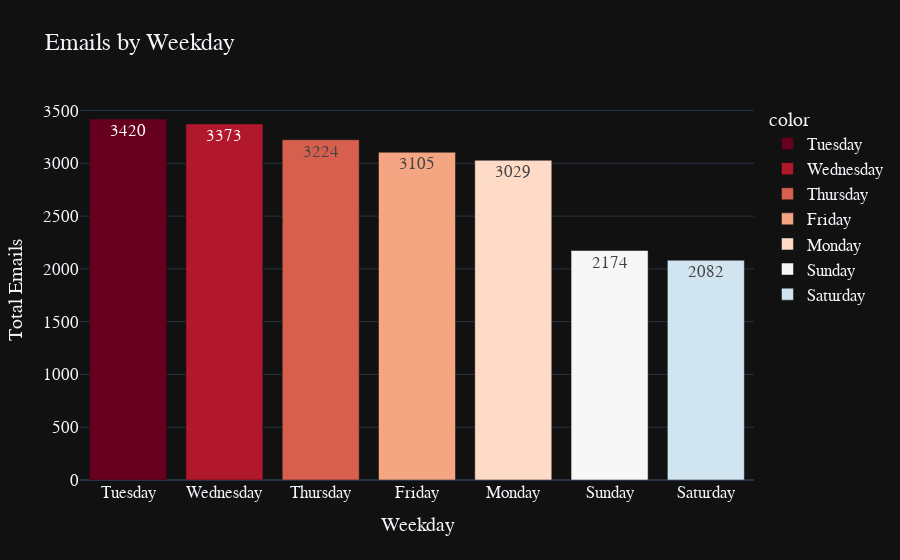

Write notebook code for a chart like this one.
### Code cell
#Frequency of Emails received by Weekdays
Top_Weekdays = email_df['WeekDay'].value_counts()[:10]
fig = px.bar(y=Top_Weekdays.values, 
             x=Top_Weekdays.index, 
             color = Top_Weekdays.index,
             color_discrete_sequence=px.colors.sequential.RdBu,
             text=Top_Weekdays.values,
             title= 'Emails by Weekday',
             template= 'plotly_dark')
fig.update_layout(
    xaxis_title="Weekday",
    yaxis_title="Total Emails",
    font = dict(size=17,family="Franklin Gothic"))
fig.show()

### Figure 1 — Plotly figure (JSON) as saved in the notebook; plotly's stock layout.template omitted (floating-point values rounded to 4 significant figures)
{"data": [{"alignmentgroup": "True", "hovertemplate": "color=Tuesday<br>x=%{x}<br>y=%{y}<br>text=%{text}<extra></extra>", "legendgroup": "Tuesday", "marker": {"color": "rgb(103,0,31)", "pattern": {"shape": ""}}, "name": "Tuesday", "offsetgroup": "Tuesday", "orientation": "v", "showlegend": true, "text": [3420], "textposition": "auto", "type": "bar", "x": ["Tuesday"], "xaxis": "x", "y": [3420], "yaxis": "y"}, {"alignmentgroup": "True", "hovertemplate": "color=Wednesday<br>x=%{x}<br>y=%{y}<br>text=%{text}<extra></extra>", "legendgroup": "Wednesday", "marker": {"color": "rgb(178,24,43)", "pattern": {"shape": ""}}, "name": "Wednesday", "offsetgroup": "Wednesday", "orientation": "v", "showlegend": true, "text": [3373], "textposition": "auto", "type": "bar", "x": ["Wednesday"], "xaxis": "x", "y": [3373], "yaxis": "y"}, {"alignmentgroup": "True", "hovertemplate": "color=Thursday<br>x=%{x}<br>y=%{y}<br>text=%{text}<extra></extra>", "legendgroup": "Thursday", "marker": {"color": "rgb(214,96,77)", "pattern": {"shape": ""}}, "name": "Thursday", "offsetgroup": "Thursday", "orientation": "v", "showlegend": true, "text": [3224], "textposition": "auto", "type": "bar", "x": ["Thursday"], "xaxis": "x", "y": [3224], "yaxis": "y"}, {"alignmentgroup": "True", "hovertemplate": "color=Friday<br>x=%{x}<br>y=%{y}<br>text=%{text}<extra></extra>", "legendgroup": "Friday", "marker": {"color": "rgb(244,165,130)", "pattern": {"shape": ""}}, "name": "Friday", "offsetgroup": "Friday", "orientation": "v", "showlegend": true, "text": [3105], "textposition": "auto", "type": "bar", "x": ["Friday"], "xaxis": "x", "y": [3105], "yaxis": "y"}, {"alignmentgroup": "True", "hovertemplate": "color=Monday<br>x=%{x}<br>y=%{y}<br>text=%{text}<extra></extra>", "legendgroup": "Monday", "marker": {"color": "rgb(253,219,199)", "pattern": {"shape": ""}}, "name": "Monday", "offsetgroup": "Monday", "orientation": "v", "showlegend": true, "text": [3029], "textposition": "auto", "type": "bar", "x": ["Monday"], "xaxis": "x", "y": [3029], "yaxis": "y"}, {"alignmentgroup": "True", "hovertemplate": "color=Sunday<br>x=%{x}<br>y=%{y}<br>text=%{text}<extra></extra>", "legendgroup": "Sunday", "marker": {"color": "rgb(247,247,247)", "pattern": {"shape": ""}}, "name": "Sunday", "offsetgroup": "Sunday", "orientation": "v", "showlegend": true, "text": [2174], "textposition": "auto", "type": "bar", "x": ["Sunday"], "xaxis": "x", "y": [2174], "yaxis": "y"}, {"alignmentgroup": "True", "hovertemplate": "color=Saturday<br>x=%{x}<br>y=%{y}<br>text=%{text}<extra></extra>", "legendgroup": "Saturday", "marker": {"color": "rgb(209,229,240)", "pattern": {"shape": ""}}, "name": "Saturday", "offsetgroup": "Saturday", "orientation": "v", "showlegend": true, "text": [2082], "textposition": "auto", "type": "bar", "x": ["Saturday"], "xaxis": "x", "y": [2082], "yaxis": "y"}], "layout": {"barmode": "relative", "font": {"family": "Franklin Gothic", "size": 17}, "legend": {"title": {"text": "color"}, "tracegroupgap": 0}, "title": {"text": "Emails by Weekday"}, "xaxis": {"anchor": "y", "domain": [0, 1], "title": {"text": "Weekday"}}, "yaxis": {"anchor": "x", "domain": [0, 1], "title": {"text": "Total Emails"}}}}
